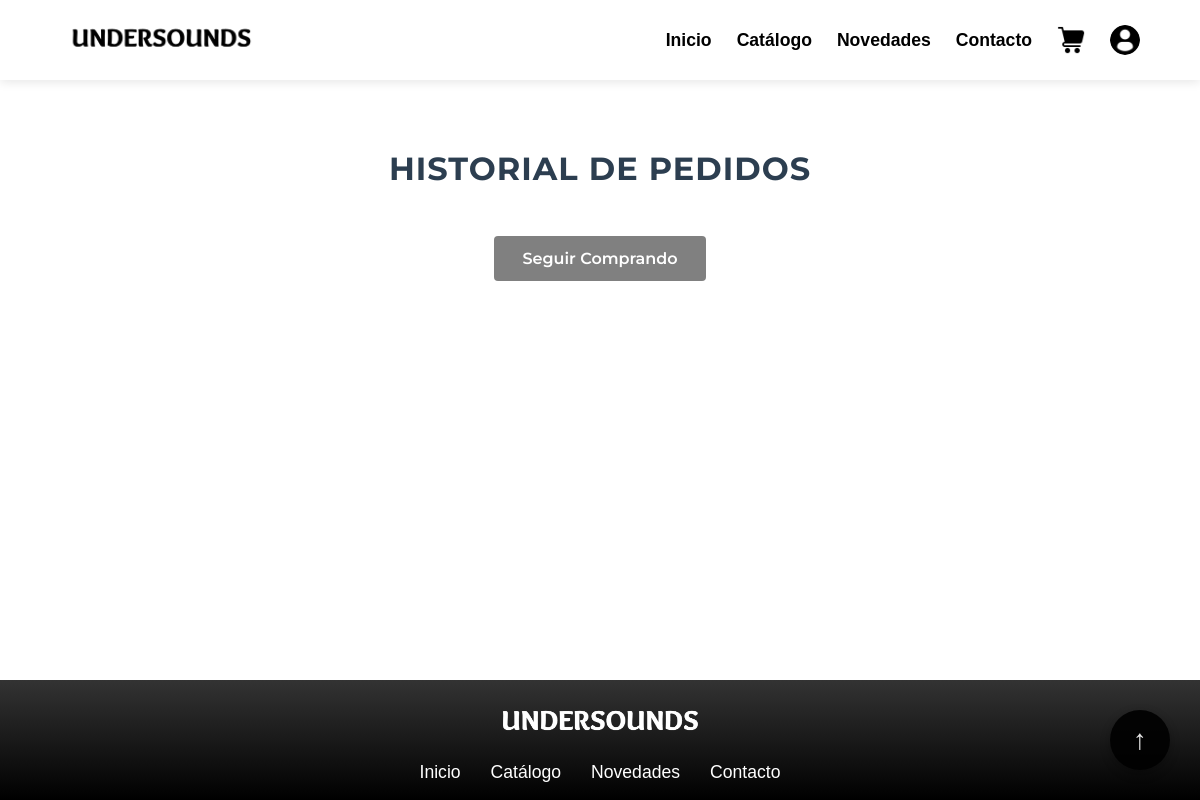
Before: /user/historial_compras/ (signed in) with the older database file.
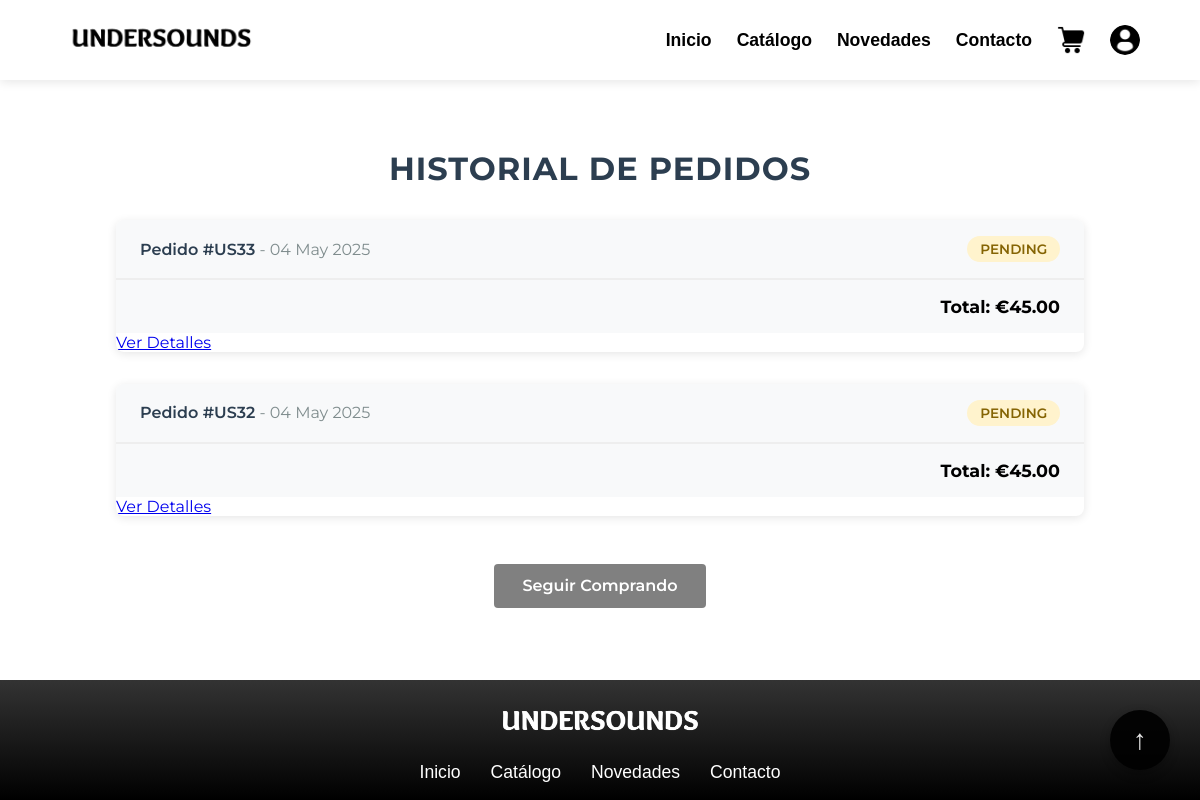
After: the same page with the newer database file.
### model/store/store_models.py (models this page shows, shortened)
class Order(models.Model):
    STATUS_CHOICES = [
        ('pending', 'Pending'),
        ('completed', 'Completed'),
        ('cancelled', 'Cancelled'),
    ]
    user = models.ForeignKey(settings.AUTH_USER_MODEL, on_delete=models.CASCADE, related_name='orders')
    status = models.CharField(max_length=20, choices=STATUS_CHOICES, default='pending')
    created_at = models.DateTimeField(auto_now_add=True)
    updated_at = models.DateTimeField(auto_now=True)
    transaction_id = models.CharField(max_length=100, blank=True, null=True)  # Nuevo campo útil para pagos
    total_amount = models.DecimalField(max_digits=10, decimal_places=2, default=0)  # Mejoramos el cálculo
    @property
    def total(self):
        return self.total_amount or sum(item.subtotal() for item in self.items.all())
    class Meta:
        app_label = 'store'
        ordering = ['-created_at']

### view/user/views.py (the view)
# urls.py: path('user/historial_compras/', order_history, name='historial_compras'),
@login_required
def order_history(request):
    order = Order.objects.filter(user=request.user).order_by('-created_at')
    return render(request, 'historial_compras.html', {'orders': order})

### view/user/templates/historial_compras.html (shortened to what this page needs)
{% extends 'base.html' %}
{% load static %}
{% load humanize %}
{% block extra_css %}
    <link rel="stylesheet" href="{% static 'user/css/compras.css' %}">
{% endblock %}
{% block content %}
<div class="history-container">
    <h1 class="history-title">HISTORIAL DE PEDIDOS</h1>
    {% if orders %}
        {% for order in orders %}
        <div class="purchase-card">
            <div class="purchase-header">
                <div>
                    <span class="purchase-id">Pedido #US{{ order.id }}</span>
                    <span class="purchase-date"> - {{ order.created_at|date:"d F Y" }}</span>
                </div>
                <span class="purchase-status status-{{ order.status|lower }}">{{ order.get_status_display }}</span>
            </div>
            <div class="purchase-total">
                Total: €{{ order.total|intcomma }}
            </div>
            <div class="order-actions">
                <a href="{% url 'order_detail' order.id %}" class="btn-details">Ver Detalles</a>
            </div>
        </div>
        {% endfor %}
    {% endif %}
    <div style="text-align: center; margin-top: 2rem;">
        <a href="{% url 'catalogo' %}" class="btn">Seguir Comprando</a>
    </div>
</div>
{% endblock %}

Changed rows visible on the page:
added Order: id "33", created_at "04 May 2025", status "PENDING", total "45.00"
added Order: id "32", created_at "04 May 2025", status "PENDING", total "45.00"
